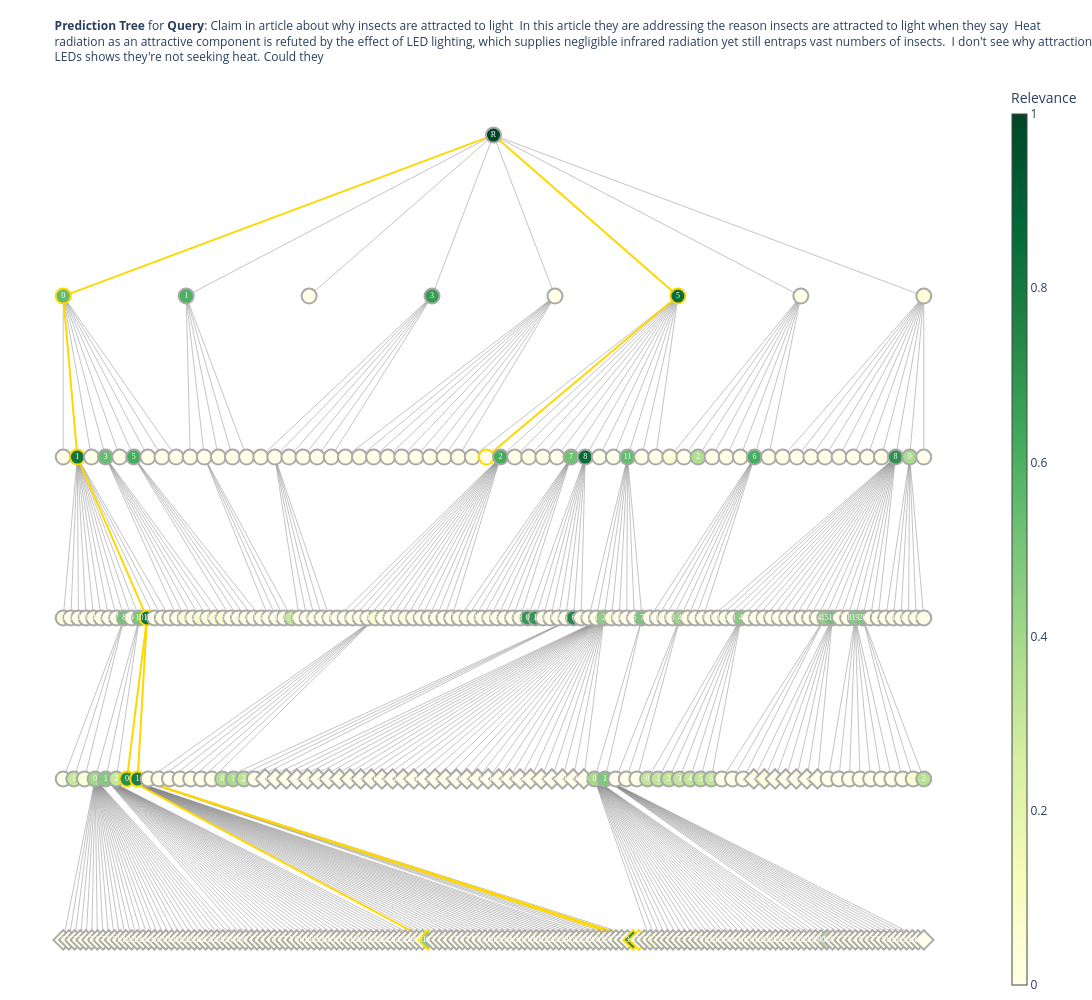
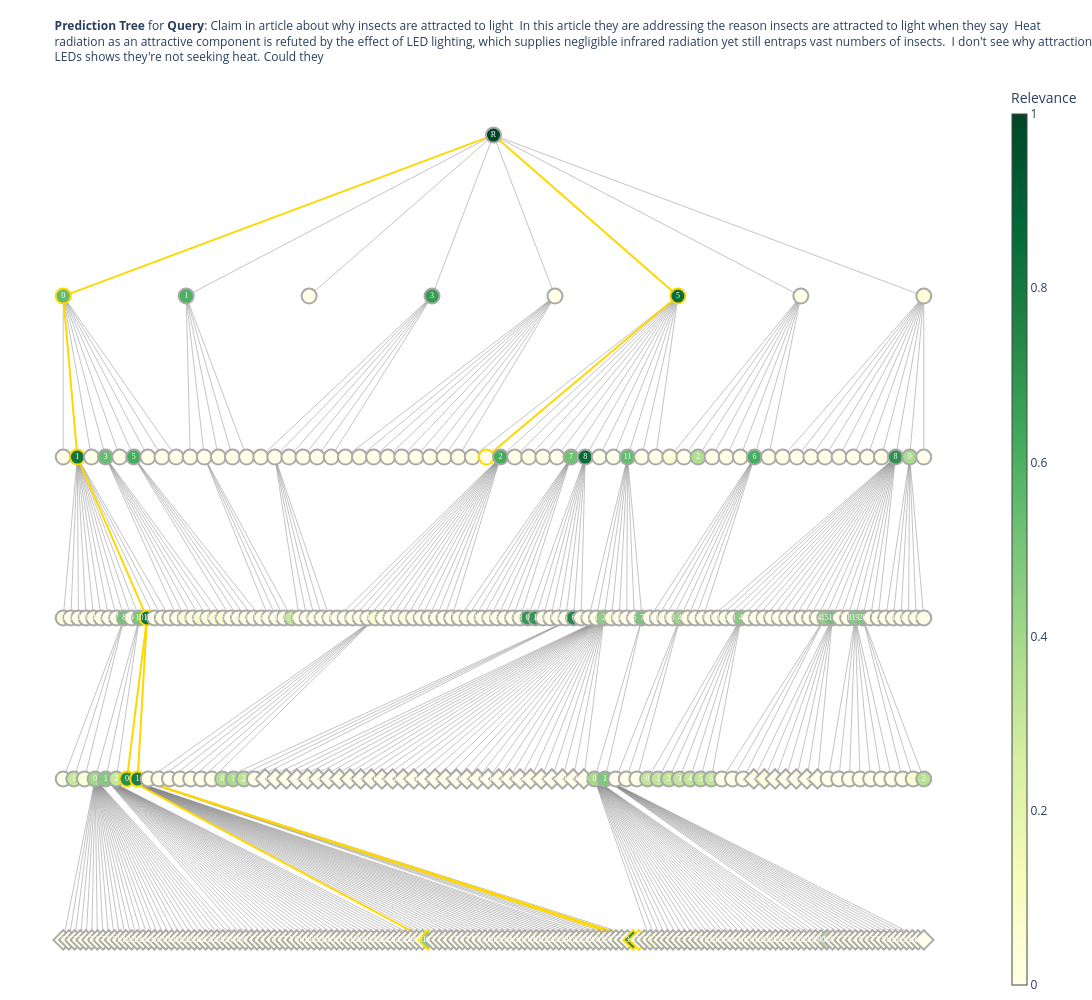

The code cell stored with these charts, in order, in its notebook:
### Code cell
# i = np.random.randint(len(all_eval_samples))
i = 0 # change this to visualize a different sample
step = hp.NUM_ITERS # or any step <= NUM_ITERS, tree will be shown up to this step (iteration)
visualize_sample(all_eval_samples[i], save_path='../visualize_sample.html', max_step=step)

### Figure 1 — Plotly figure (JSON) as saved in the notebook; plotly's stock layout.template omitted (floating-point values rounded to 4 significant figures; data arrays with more than 128 entries replaced by an {"elided": "..."} marker saying what was removed)
{"data": [{"hoverinfo": "none", "line": {"color": "#888", "width": 0.5}, "mode": "lines", "type": "scatter", "x": {"elided": "1224 float values"}, "y": {"elided": "1224 int values"}}, {"hoverinfo": "none", "line": {"color": "#FF0000", "width": 0.5}, "mode": "lines", "type": "scatter", "x": [], "y": []}, {"hoverinfo": "none", "line": {"color": "#FFD700", "width": 2}, "mode": "lines", "type": "scatter", "x": [0, -636.4, null, 0, 272.7, null, -636.4, -615.5, null, 272.7, -10.43, null, -615.5, -512.5, null, -512.5, -542.1, null, -512.5, -526.4, null, -542.1, -96.93, null, -526.4, 206.5, null, -526.4, 214.9, null], "y": [0, -100, null, 0, -100, null, -100, -200, null, -100, -200, null, -200, -300, null, -300, -400, null, -300, -400, null, -400, -500, null, -400, -500, null, -400, -500, null]}, {"hoverinfo": "text", "hovertext": {"elided": "419 str values"}, "marker": {"color": {"elided": "419 float values"}, "colorbar": {"thickness": 15, "title": {"text": "Relevance"}}, "colorscale": [[0, "rgb(255,255,229)"], [0.125, "rgb(247,252,185)"], [0.25, "rgb(217,240,163)"], [0.375, "rgb(173,221,142)"], [0.5, "rgb(120,198,121)"], [0.625, "rgb(65,171,93)"], [0.75, "rgb(35,132,67)"], [0.875, "rgb(0,104,55)"], [1, "rgb(0,69,41)"]], "line": {"color": {"elided": "419 str values"}, "width": {"elided": "419 int values"}}, "showscale": true, "size": 15, "symbol": {"elided": "419 str values"}}, "mode": "markers+text", "text": {"elided": "419 str values"}, "textfont": {"color": "white", "family": "sans serif", "size": 8}, "textposition": "middle center", "type": "scatter", "x": {"elided": "419 float values"}, "y": {"elided": "419 int values"}}], "layout": {"height": 1000, "hoverlabel": {"align": "left", "font": {"size": 12}}, "hovermode": "closest", "margin": {"b": 5, "l": 5, "r": 100, "t": 80}, "paper_bgcolor": "white", "plot_bgcolor": "white", "showlegend": false, "title": {"font": {"size": 12}, "pad": {"b": 0, "t": 0}, "text": "<b>Prediction Tree</b> for <b>Query</b>: Claim in article about why insects are attracted to light  In this article they are addressing the reason insects are attracted to light when they say  Heat<br>radiation as an attractive component is refuted by the effect of LED lighting, which supplies negligible infrared radiation yet still entraps vast numbers of insects.  I don't see why attraction to<br>LEDs shows they're not seeking heat. Could they", "x": 0.05, "xanchor": "left", "y": 0.97, "yanchor": "top"}, "width": 1400, "xaxis": {"showgrid": false, "showticklabels": false, "zeroline": false}, "yaxis": {"showgrid": false, "showticklabels": false, "zeroline": false}}}

### Figure 2 — Plotly figure (JSON) as saved in the notebook; plotly's stock layout.template omitted (floating-point values rounded to 4 significant figures; data arrays with more than 128 entries replaced by an {"elided": "..."} marker saying what was removed)
{"data": [{"hoverinfo": "none", "line": {"color": "#888", "width": 0.5}, "mode": "lines", "type": "scatter", "x": {"elided": "1224 float values"}, "y": {"elided": "1224 int values"}}, {"hoverinfo": "none", "line": {"color": "#FF0000", "width": 0.5}, "mode": "lines", "type": "scatter", "x": [], "y": []}, {"hoverinfo": "none", "line": {"color": "#FFD700", "width": 2}, "mode": "lines", "type": "scatter", "x": [0, -636.4, null, 0, 272.7, null, -636.4, -615.5, null, 272.7, -10.43, null, -615.5, -512.5, null, -512.5, -542.1, null, -512.5, -526.4, null, -542.1, -96.93, null, -526.4, 206.5, null, -526.4, 214.9, null], "y": [0, -100, null, 0, -100, null, -100, -200, null, -100, -200, null, -200, -300, null, -300, -400, null, -300, -400, null, -400, -500, null, -400, -500, null, -400, -500, null]}, {"hoverinfo": "text", "hovertext": {"elided": "419 str values"}, "marker": {"color": {"elided": "419 float values"}, "colorbar": {"thickness": 15, "title": {"text": "Relevance"}}, "colorscale": [[0, "rgb(255,255,229)"], [0.125, "rgb(247,252,185)"], [0.25, "rgb(217,240,163)"], [0.375, "rgb(173,221,142)"], [0.5, "rgb(120,198,121)"], [0.625, "rgb(65,171,93)"], [0.75, "rgb(35,132,67)"], [0.875, "rgb(0,104,55)"], [1, "rgb(0,69,41)"]], "line": {"color": {"elided": "419 str values"}, "width": {"elided": "419 int values"}}, "showscale": true, "size": 15, "symbol": {"elided": "419 str values"}}, "mode": "markers+text", "text": {"elided": "419 str values"}, "textfont": {"color": "white", "family": "sans serif", "size": 8}, "textposition": "middle center", "type": "scatter", "x": {"elided": "419 float values"}, "y": {"elided": "419 int values"}}], "layout": {"height": 1000, "hoverlabel": {"align": "left", "font": {"size": 12}}, "hovermode": "closest", "margin": {"b": 5, "l": 5, "r": 100, "t": 80}, "paper_bgcolor": "white", "plot_bgcolor": "white", "showlegend": false, "title": {"font": {"size": 12}, "pad": {"b": 0, "t": 0}, "text": "<b>Prediction Tree</b> for <b>Query</b>: Claim in article about why insects are attracted to light  In this article they are addressing the reason insects are attracted to light when they say  Heat<br>radiation as an attractive component is refuted by the effect of LED lighting, which supplies negligible infrared radiation yet still entraps vast numbers of insects.  I don't see why attraction to<br>LEDs shows they're not seeking heat. Could they", "x": 0.05, "xanchor": "left", "y": 0.97, "yanchor": "top"}, "width": 1400, "xaxis": {"showgrid": false, "showticklabels": false, "zeroline": false}, "yaxis": {"showgrid": false, "showticklabels": false, "zeroline": false}}}
